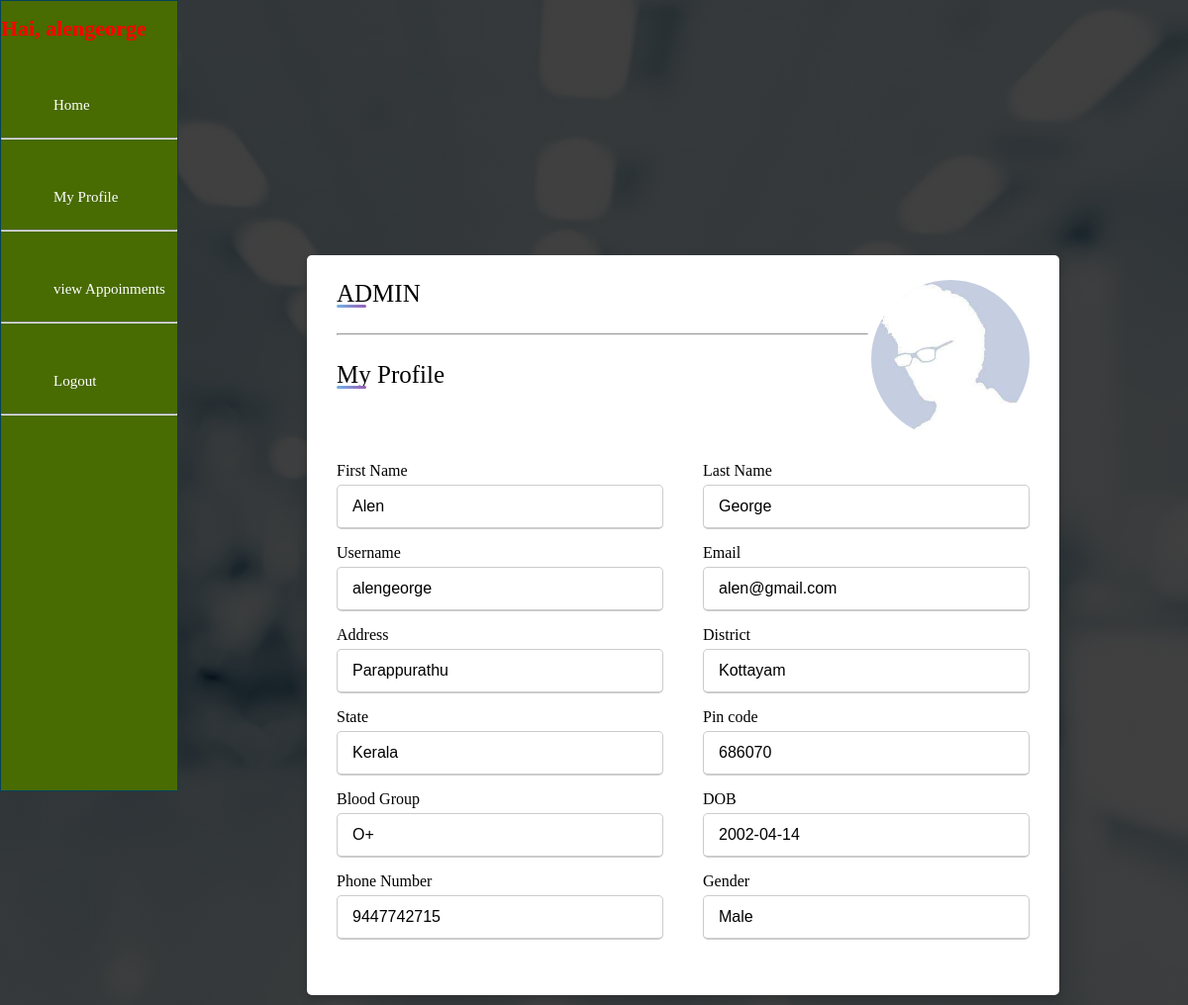
Page /admin/admin.php (signed in) on the committed database.
### tables this page shows
CREATE TABLE `user_tab` (
  `id` int(11) NOT NULL,
  `fname` varchar(100) NOT NULL,
  `lname` varchar(100) NOT NULL,
  `username` varchar(100) NOT NULL,
  `email` varchar(50) NOT NULL,
  `address` varchar(100) NOT NULL,
  `city` varchar(50) NOT NULL,
  `state` varchar(50) NOT NULL,
  `pincode` int(10) NOT NULL,
  `bloodgroup` varchar(10) NOT NULL,
  `dob` date NOT NULL,
  `phno` varchar(10) NOT NULL,
  `password` varchar(50) NOT NULL,
  `gender` varchar(50) NOT NULL,
  `dept_id` varchar(20) NOT NULL,
  `status` int(11) NOT NULL,
  `user_type` varchar(100) NOT NULL
);

### admin/admin.php (the view, shortened to what this page needs)
<?php
$username = $_SESSION['user'];
include "../inc/connection.php";
$sql = "SELECT * FROM `user_tab` WHERE username = '$username'";
$result = mysqli_query($conn,$sql);
$pf = mysqli_fetch_array($result);
?>
   <?php include '../inc/side.php'; ?>
<!DOCTYPE html>
<html lang="en" dir="ltr">
  <head>
    <link rel="stylesheet" href="../css/adminstyle.css">
   </head>
<body>
  <div class="profile">
  <div class="container">
  <img src="../img/aj.jpg" alt="Profile Picture" align="right" width="160vh" height="160vh">
    <div class="title">ADMIN</div>
    <br><hr><br>
    <div class="title">My Profile</div>
    <br><br><br>
    <div class="content">
      <form action="edit.php" method="POST">
        <div class="user-details">
          <div class="input-box">
            <span class="details">First Name</span>
            <input type="text" name="fname" value="<?php echo $pf["fname"]; ?>" required>
          </div>
          <div class="input-box">
            <span class="details">Last Name</span>
            <input type="text" name="lname" value="<?php echo $pf["lname"]; ?>" required>
          </div>
          <div class="input-box">
            <span class="details">Username</span>
            <input type="text" name="username" value="<?php echo $pf["username"]; ?>" required>
          </div>
          <div class="input-box">
            <span class="details">Email</span>
            <input type="text" name="email" value="<?php echo $pf["email"]; ?>" required>
          </div>
          <div class="input-box">
            <span class="details">Address</span>
            <input type="text" name="address" value="<?php echo $pf["address"]; ?>" required>
          </div>
          <div class="input-box">
            <span class="details">District</span>
            <input type="text" name="city" value="<?php echo $pf["city"]; ?>" required>
          </div>
          <div class="input-box">
            <span class="details">State</span>
            <input type="text" name="state" value="<?php echo $pf["state"]; ?>" required>
          </div>
          <div class="input-box">
            <span class="details">Pin code</span>
            <input type="text" name="pin" value="<?php echo $pf["pincode"]; ?>" required>
          </div>
          <div class="input-box">
            <span class="details">Blood Group</span>
            <input type="text" name="bgroup" value="<?php echo $pf["bloodgroup"]; ?>" required>
          </div>
          <div class="input-box">
            <span class="details">DOB</span>
            <input type="text" name="dob" value="<?php echo $pf["dob"]; ?>" required>
          </div>
          <div class="input-box">
            <span class="details">Phone Number</span>
            <input type="text" name="phno" value="<?php echo $pf["phno"]; ?>"  required>
          </div>
        <div class="input-box">
          <span class="details">Gender</span>
          <input type="text" name="gender" value="<?php echo $pf["gender"]; ?>" required>
        </div>
      </form>
    </div>
  </div>
</div>
</body>
</html>

### inc/side.php (shortened to what this page needs)
<?php
$username = $_SESSION['user'];
?>
<?php if ($_SESSION['current_user'] == "admin") {
?>
<div class="sidebar">
<h1 class="text">Hai, <?php echo $username; ?></h1>
<br>
      <a href="../index.php">Home</a>
      <hr>
      <br>
      <a href="../admin/admin.php">My Profile</a>
      <hr>
      <br>
      <a href="../admin/doctor_man.php">Doctor Details</a>
      <hr>
      <br>
      <a href="../admin/patient_man.php">Patient Details</a>
      <hr>
      <br>
      <a href="../admin/access_log.php">Access Log</a>
      <hr>
      <br>
      <a href="../logout.php">Logout</a>
      <hr>
    </div>
<?php } else if ($_SESSION['current_user'] == "doctor") {
?>
<div class="sidebar">
<h1 class="text">Hai, <?php echo $username; ?></h1>
  <br> <a href="../index.php">Home</a>
      <hr>
      <br>
                <a href="../doctor/doctor.php">My Profile</a>
            <hr>
            <br>
                <a href="../doctor/appoinment_log.php">view Appoinments</a>
            <hr>
            <br>
                <a href="../logout.php">Logout</a>
            <hr>
</div>
<?php } ?>

### css/adminstyle.css (style rules this page uses)
body { background-color: #E7E7E7; background-image: linear-gradient(rgba(0, 0, 0, 0.75),rgba(0,0,0,0.75)),url(../img/b1.jpeg); background-repeat: no-repeat; background-attachment: fixed; background-size: cover; margin: 0; }
.profile { height: auto; display: flex; justify-content: center; align-items: center; padding: 10px; margin-top: 0%; overflow: hidden; }
.profile .container { max-width: 700px; width: 100%; background-color: #fff; padding: 25px 30px; border-radius: 5px; box-shadow: 0 5px 10px rgba(0,0,0,0.15); }
.profile .container img { border-radius: 50%; }
.profile .container .title { font-size: 25px; font-weight: 500; position: relative; }
.profile .container .title::before { content: ""; position: absolute; left: 0; bottom: 0; height: 3px; width: 30px; border-radius: 5px; background: linear-gradient(135deg, #71b7e6, #9b59b6); }
.profile .content form .user-details { display: flex; flex-wrap: wrap; justify-content: space-between; margin: 20px 0 12px 0; }
form .user-details .input-box { margin-bottom: 15px; width: calc(100% / 2 - 20px); }
form .input-box span.details { display: block; font-weight: 500; margin-bottom: 5px; }
.profile .user-details .input-box input { height: 45px; width: 100%; outline: none; font-size: 16px; border-radius: 5px; padding-left: 15px; border: 1px solid #ccc; border-bottom-width: 2px; transition: all 0.3s ease; }

### inc/side.php (style rules this page uses)
body { background-color: #E7E7E7; margin: 0; }
.sidebar { box-sizing:border-box; border: 1px solid #06425C; color:#06425C; background-color:#486B02; overflow: hidden; margin-top: 4vh; width: 15%; margin: 0; height: 100%; padding-bottom: 40vh; margin-bottom: 50%; }
.sidebar a { padding-left: 6vh; display:block; line-height: 45px; height:auto; color: white; width: 100%; font-size: 15; background-color:#486B02; text-decoration: none; background-size: 50% 100%; margin-left: 50px; margin:10px 0 10px 5px; }
h1 { color: red; font-size:22; }

### admin/admin.php (style rules this page uses)
.profile { margin-top: -96%; margin-left: 15%; }

### rows in the picture
user_tab: fname "Alen", lname "George", username "alengeorge", email "alen@gmail.com", address "Parappurathu", city "Kottayam", state "Kerala", pin "686070", bgroup "O+", dob "2002-04-14", phno "9447742715", gender "Male"
